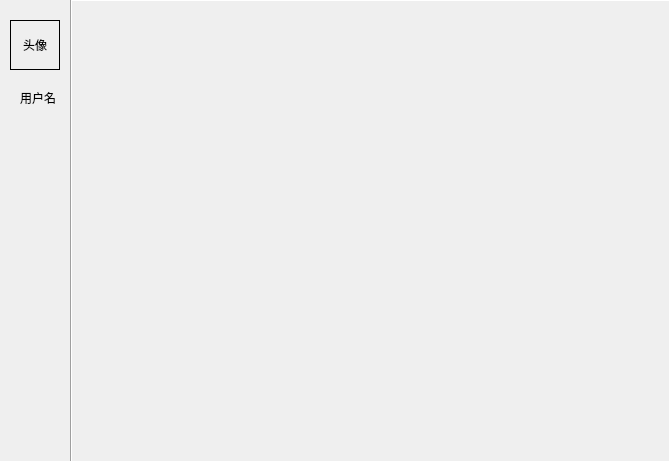
<?xml version="1.0" encoding="UTF-8"?>
<ui version="4.0">
 <class>MainWindow</class>
 <widget class="QMainWindow" name="MainWindow">
  <property name="geometry">
   <rect>
    <x>0</x>
    <y>0</y>
    <width>669</width>
    <height>461</height>
   </rect>
  </property>
  <property name="sizeIncrement">
   <size>
    <width>669</width>
    <height>461</height>
   </size>
  </property>
  <property name="windowTitle">
   <string>MainWindow</string>
  </property>
  <property name="styleSheet">
   <string notr="true"/>
  </property>
  <widget class="QWidget" name="centralwidget">
   <widget class="QPushButton" name="pushButton_3">
    <property name="geometry">
     <rect>
      <x>0</x>
      <y>391</y>
      <width>70</width>
      <height>70</height>
     </rect>
    </property>
    <property name="cursor">
     <cursorShape>PointingHandCursor</cursorShape>
    </property>
    <property name="styleSheet">
     <string notr="true"/>
    </property>
    <property name="text">
     <string/>
    </property>
    <property name="icon">
     <iconset resource="source.qrc">
      <normaloff>:/picture/user_info.png</normaloff>:/picture/user_info.png</iconset>
    </property>
    <property name="iconSize">
     <size>
      <width>40</width>
      <height>40</height>
     </size>
    </property>
    <property name="flat">
     <bool>true</bool>
    </property>
   </widget>
   <widget class="QScrollArea" name="scrollArea">
    <property name="geometry">
     <rect>
      <x>70</x>
      <y>-1</y>
      <width>601</width>
      <height>480</height>
     </rect>
    </property>
    <property name="maximumSize">
     <size>
      <width>601</width>
      <height>480</height>
     </size>
    </property>
    <property name="styleSheet">
     <string notr="true">border-left-color: rgb(199, 199, 199);</string>
    </property>
    <property name="frameShape">
     <enum>QFrame::Box</enum>
    </property>
    <property name="widgetResizable">
     <bool>true</bool>
    </property>
    <widget class="QWidget" name="scrollAreaWidgetContents">
     <property name="geometry">
      <rect>
       <x>0</x>
       <y>0</y>
       <width>597</width>
       <height>476</height>
      </rect>
     </property>
    </widget>
   </widget>
   <widget class="QLabel" name="label_2">
    <property name="geometry">
     <rect>
      <x>20</x>
      <y>90</y>
      <width>41</width>
      <height>16</height>
     </rect>
    </property>
    <property name="text">
     <string>用户名</string>
    </property>
   </widget>
   <widget class="QPushButton" name="pushButton">
    <property name="geometry">
     <rect>
      <x>0</x>
      <y>251</y>
      <width>70</width>
      <height>70</height>
     </rect>
    </property>
    <property name="cursor">
     <cursorShape>PointingHandCursor</cursorShape>
    </property>
    <property name="styleSheet">
     <string notr="true"/>
    </property>
    <property name="text">
     <string/>
    </property>
    <property name="icon">
     <iconset resource="source.qrc">
      <normaloff>:/picture/good.png</normaloff>:/picture/good.png</iconset>
    </property>
    <property name="iconSize">
     <size>
      <width>40</width>
      <height>40</height>
     </size>
    </property>
    <property name="flat">
     <bool>true</bool>
    </property>
   </widget>
   <widget class="QPushButton" name="pushButton_2">
    <property name="geometry">
     <rect>
      <x>0</x>
      <y>321</y>
      <width>70</width>
      <height>70</height>
     </rect>
    </property>
    <property name="cursor">
     <cursorShape>PointingHandCursor</cursorShape>
    </property>
    <property name="styleSheet">
     <string notr="true"/>
    </property>
    <property name="text">
     <string/>
    </property>
    <property name="icon">
     <iconset resource="source.qrc">
      <normaloff>:/picture/cart.png</normaloff>:/picture/cart.png</iconset>
    </property>
    <property name="iconSize">
     <size>
      <width>40</width>
      <height>40</height>
     </size>
    </property>
    <property name="flat">
     <bool>true</bool>
    </property>
   </widget>
   <widget class="QLabel" name="label_head">
    <property name="geometry">
     <rect>
      <x>10</x>
      <y>20</y>
      <width>50</width>
      <height>50</height>
     </rect>
    </property>
    <property name="styleSheet">
     <string notr="true">border-color: rgb(0, 0, 0);</string>
    </property>
    <property name="frameShape">
     <enum>QFrame::Panel</enum>
    </property>
    <property name="text">
     <string>头像</string>
    </property>
    <property name="alignment">
     <set>Qt::AlignCenter</set>
    </property>
   </widget>
   <widget class="QPushButton" name="pushButton_4">
    <property name="geometry">
     <rect>
      <x>10</x>
      <y>20</y>
      <width>51</width>
      <height>51</height>
     </rect>
    </property>
    <property name="cursor">
     <cursorShape>PointingHandCursor</cursorShape>
    </property>
    <property name="text">
     <string/>
    </property>
    <property name="flat">
     <bool>true</bool>
    </property>
   </widget>
   <zorder>pushButton_3</zorder>
   <zorder>label_2</zorder>
   <zorder>pushButton</zorder>
   <zorder>pushButton_2</zorder>
   <zorder>label_head</zorder>
   <zorder>pushButton_4</zorder>
   <zorder>scrollArea</zorder>
  </widget>
  <widget class="QMenuBar" name="menubar">
   <property name="geometry">
    <rect>
     <x>0</x>
     <y>0</y>
     <width>669</width>
     <height>21</height>
    </rect>
   </property>
  </widget>
 </widget>
 <resources>
  <include location="source.qrc"/>
 </resources>
 <connections/>
</ui>
